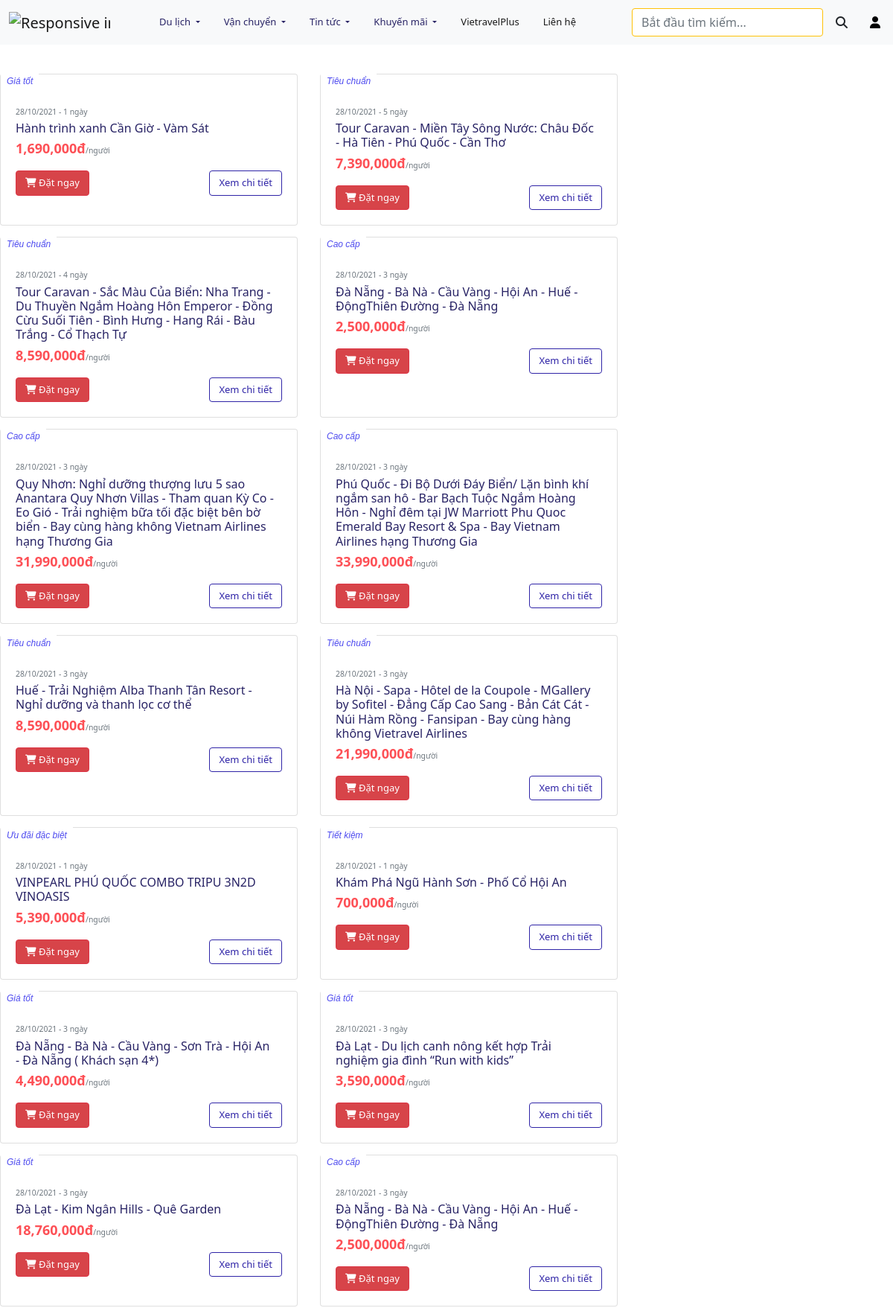
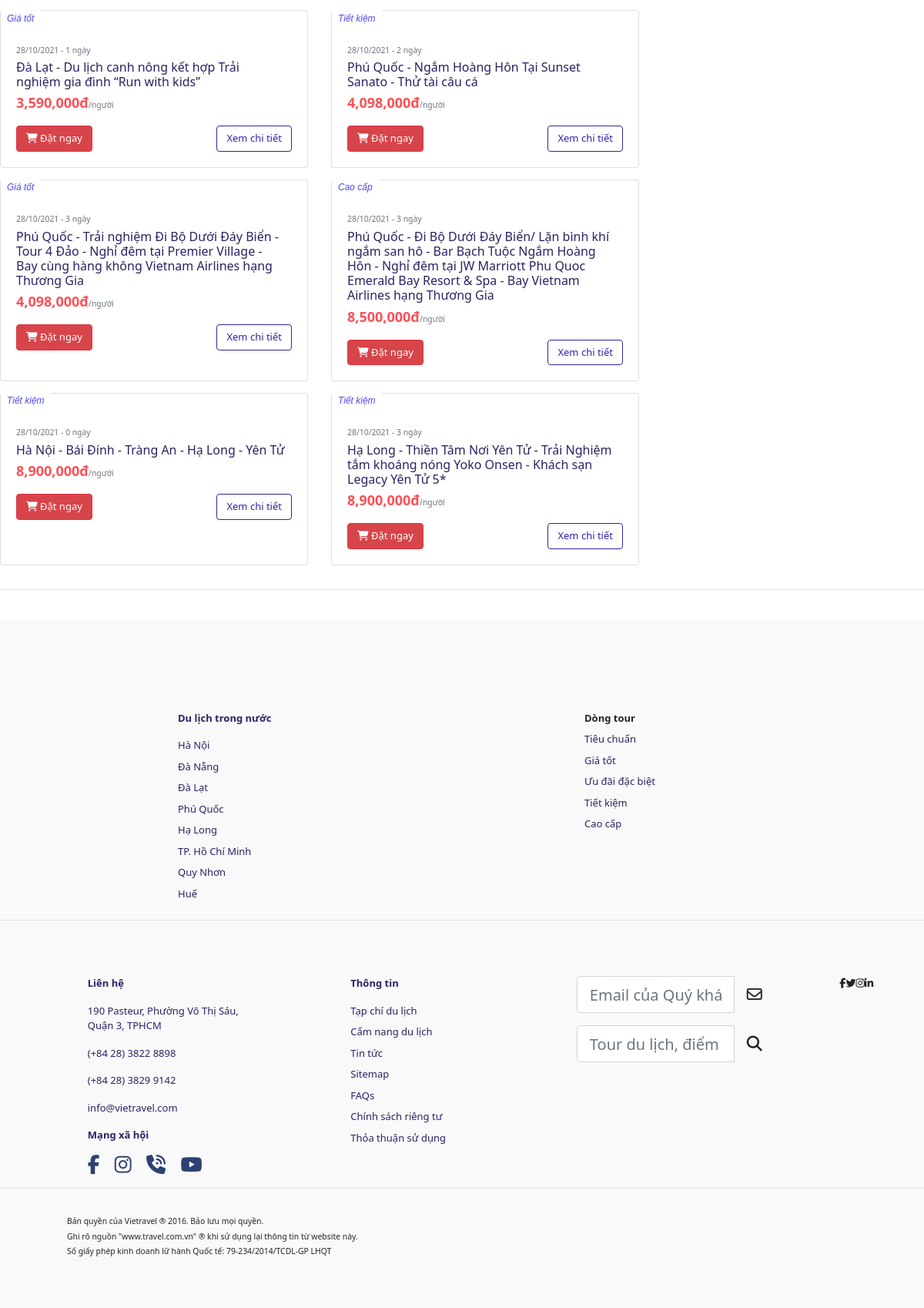
Screenshot of /listtour.php with the database file from the repository (2 pictures, top to bottom).
### tables this page shows
CREATE TABLE `tours` (
  `tour_id` int(11) NOT NULL,
  `tour_name` varchar(255) NOT NULL,
  `description` varchar(5000) DEFAULT NULL,
  `places` varchar(500) NOT NULL,
  `day_count` int(11) NOT NULL,
  `res_id` int(11) DEFAULT NULL,
  `hotel_id` int(11) DEFAULT NULL,
  `price_per_person` int(11) NOT NULL,
  `image_1` varchar(255) NOT NULL,
  `image_2` varchar(255) NOT NULL,
  `image_3` varchar(255) NOT NULL,
  `image_4` varchar(255) NOT NULL,
  `city_id` int(11) NOT NULL,
  `tour_guide_id` int(11) DEFAULT NULL,
  `tour_type_id` int(10) NOT NULL,
  `tour_rank_id` int(10) NOT NULL,
  `travel_schedule` text DEFAULT NULL,
  `max` int(11) NOT NULL DEFAULT 6
);

CREATE TABLE `ranks` (
  `rank_id` int(10) NOT NULL,
  `rank_name` varchar(55) NOT NULL,
  `description` varchar(255) NOT NULL
);

CREATE TABLE `cities` (
  `city_id` int(11) NOT NULL,
  `city_name` varchar(50) NOT NULL,
  `description` varchar(1000) DEFAULT NULL,
  `image` varchar(255) NOT NULL
);

### config/database-function.php (called while the page is built, shortened)
<?php
    require_once('database-connection.php');
    function simpleQuery($sql, bool $isGet = true, $params = []){
        global $conn;
        $stmt = $conn -> prepare($sql);
        $stmt -> execute();
        if($isGet){
            $record = $stmt -> get_result() -> fetch_all(MYSQLI_ASSOC);
            return $record;
        }else{
            return $stmt;
        }
    }
?>

### listtour.php (the view, shortened to what this page needs)
<?php
include("./templates/header.php");
if (isset($_GET['tour_type'])) {
    $tour = $_GET['tour_type'];
    $sql = "select count(tours.tour_id) as count,tours.tour_type_id, tours.tour_id, tours.tour_name,
    tours.price_per_person, tours.day_count, cities.city_name, tours.image_1,
    ranks.rank_name from tours, cities, ranks
    where tours.tour_type_id = $tour and  tours.city_id = cities.city_id
    and tours.tour_rank_id = ranks.rank_id group by tours.tour_id ORDER BY count DESC";
} else {
    $sql = "select * from tours, cities, ranks
    where tours.city_id = cities.city_id
    and tours.tour_rank_id = ranks.rank_id";
}
?>
<main>
    <div class="mr-auto ml-auto" style="max-width: 1300px">
        <br>
        <br>
        <div class="card-deck">
            <?php
            $tour = simpleQuery($sql);
            foreach ($tour as $t) {
                $price = $t["price_per_person"];
                $price = number_format($price, 0, "", ",");
                echo '
                <div class="card uu-dai taks">
                <div class="h-card-container">
                    <a href="more_info.php?tour_id=' . $t["tour_id"] . '">
                    <img src="' . $t["image_1"] . '" class="card-img-top h-latest-tour-image" alt="...">
                    </a>
                    <div class="h-card-rank">' . $t["rank_name"] . '</div>
                </div>
                <div class="card-body">
                    <p class="card-text mb-1"><small class="text-muted">28/10/2021 - ' . $t["day_count"] . ' ngày</small></p>
                    <a href="#"><h5 class="card-title pr-2 mb-1" style="color: #282365; font-size: medium;">' . $t["tour_name"] . '</h5></a>
                    <p class="card-text"><b style="font-size: large; color:#FD5056;">' . $price . 'đ</b><small class="text-muted">/người</small></p>
                    <a href="booking.php?tour_id=' . $t["tour_id"] . '" class="btn btn-danger" style="font-size: small; background-color: #D74449;"><i
                        class="fas fa-shopping-cart"></i>&#160;Đặt ngay</a>
                    <a href="more_info.php?tour_id=' . $t["tour_id"] . '" class="btn btn-light" style="font-size: small; background-color: #ffffff; float: right; border: 1px solid #2f24a7; color: #2f24a7;">Xem chi tiết</a>
                </div>
                </div>
            ';
            }
            ?>
        </div>
    </div>
</main>
<?php
include("./templates/footer.php");
?>

### templates/footer.php (shortened to what this page needs)
<hr>
<footer>
    <div class="row mb-0 mt-5 mx-4 row-2 justify-content-xl-around justify-content-sm-between">
      <div class="col-xl-3 col-lg-6 col-md-6 col-sm-6 pt-4 order-1">
        <ul class="list-unstyled">
          <li class="mt-md-0 mt-4 font-weight-bold mb-2 ml-5" style="color: #282365;">Du lịch trong nước</li>
          <ul class="list-unstyled ml-5" style="float: left;">
            <?php
              $sql = "select * from cities limit 8";
              $cities = simpleQuery($sql);
              foreach($cities as $city){
                echo '
                  <li class="mt-2 mb-2"><a href="danhsach.php?city='.$city["city_id"].'" style="color: #282365;">'.$city["city_name"].'</a></li>
                ';
              }
            ?>
          </ul>
        </ul>
      </div>
      <div class="col-xl-3 col-lg-4 col-md-4 col-sm-6 pt-4 order-2">
        <ul class="list-unstyled">
          <li class="mt-md-0 mt-4 font-weight-bold">Dòng tour</li>
          <?php
            $sql = "select * from ranks limit 8";
            $rows = simpleQuery($sql);
            foreach($rows as $row){
              echo '<li class="mt-2 mb-2"><a href="danhsach.php?rank='.$row["rank_id"].'" style="color: #282365;">'.$row["rank_name"].'</a></li>';
            }
          ?>
        </ul>
      </div>
    </div>
    <hr class="line">
    <div class="row mb-0 mt-5 mx-4 row-2 justify-content-xl-around justify-content-sm-between">
      <div class="col-xl-3 col-lg-6 col-md-6 col-sm-6 pt-4 order-1">
        <ul class="list-unstyled">
          <li class="mt-md-0 mt-4 font-weight-bold mb-2 ml-5" style="color: #282365;">Liên hệ</li>
          <ul class="list-unstyled ml-5" style="float: left;">
            <li class="mt-2 mb-2">
              <p style="color: #282365;">190 Pasteur, Phường Võ Thị Sáu, Quận 3, TPHCM</p>
            </li>
            <li class="mt-2 mb-2">
              <p style="color: #282365;">(+84 28) 3822 8898</p>
            </li>
            <li class="mt-2 mb-2">
              <p style="color: #282365;">(+84 28) 3829 9142</p>
            </li>
            <li class="mt-2 mb-2">
              <p style="color: #282365;">info@vietravel.com</p>
            </li>
            <li class="mt-md-0 mt-4 font-weight-bold mb-2">
              <p style="color: #282365;">Mạng xã hội</p>
            </li>
            <li>
              <a href="#" class="pr-3"><i style="font-size: 25px;" class="fab fa-facebook-f"></i></a>
              <a href="#" class="pr-3"><i style="font-size: 25px;" class="fab fa-instagram"></i></a>
              <a href="#" class="pr-3"><i style="font-size: 25px;" class="fas fa-phone-volume"></i></a>
              <a href="#" class="pr-3"><i style="font-size: 25px;" class="fab fa-youtube"></i></a>
            </li>
          </ul>
        </ul>
      </div>
      <div class="col-xl-3 col-lg-6 col-md-6 col-sm-6 pt-4 order-1">
        <ul class="list-unstyled">
          <li class="mt-md-0 mt-4 font-weight-bold mb-2 ml-5" style="color: #282365;">Thông tin</li>
          <ul class="list-unstyled ml-5" style="float: left;">
            <li class="mt-2 mb-2"><a href="#" style="color: #282365;">Tạp chí du lịch</a></li>
            <li class="mt-2 mb-2"><a href="#" style="color: #282365;">Cẩm nang du lịch</a></li>
            <li class="mt-2 mb-2"><a href="#" style="color: #282365;">Tin tức</a></li>
            <li class="mt-2 mb-2"><a href="#" style="color: #282365;">Sitemap</a></li>
            <li class="mt-2 mb-2"><a href="#" style="color: #282365;">FAQs</a></li>
            <li class="mt-2 mb-2"><a href="#" style="color: #282365;">Chính sách riêng tư</a></li>
            <li class="mt-2 mb-2"><a href="#" style="color: #282365;">Thỏa thuận sử dụng</a></li>
          </ul>
        </ul>
      </div>
      <div class="col-xl-3 col-lg-4 col-md-4 col-sm-6 pt-4 order-2">
        <div class="input-group-lg input-group mb-3 mt-md-0 mt-4"><input type="text" class="form-control"
            placeholder="Email của Quý khách" aria-label="Recipient's username" aria-describedby="button-addon2">
          <div class="input-group-append"><button class="btn btn" type="button" id="button-addon2"> <b><i
                  class="far fa-envelope"></i></b></button></div>
        </div>
        <div class="input-group-lg input-group mb-3 mt-md-0 mt-4"><input type="text" class="form-control"
            placeholder="Tour du lịch, điểm đến..." aria-label="Recipient's username" aria-describedby="button-addon2">
          <div class="input-group-append"><button class="btn btn" type="button" id="button-addon2"> <b><i
                  class="fas fa-search"></i></b></button></div>
        </div>
      </div>
      <div class="col-xl-auto text-left col-lg-4 col-md-4 col-sm-6 col-12 pt-4 my-sm-0 order-6 my-auto">
        <ul class="list-unstyled">
          <li><a class="fa fa-facebook"></a><a class="fa fa-twitter"></a><a class="fa fa-instagram"></a><a
              class="fa fa-linkedin"></a></li>
        </ul>
      </div>
    </div>
    <hr class="line">
    <div class="row justify-content-lg-around mx-xl-5 mx-lg-4 mx-3 py-3">
      <div class="col order-1 align-self-center ml-4">
        <small>Bản quyền của Vietravel ® 2016. Bảo lưu mọi quyền. <br>
          Ghi rõ nguồn "www.travel.com.vn" ® khi sử dụng lại thông tin từ website này. <br>
          Số giấy phép kinh doanh lữ hành Quốc tế: 79-234/2014/TCDL-GP LHQT</small>
      </div>
      <div class="col-auto my-sm-0 order-6 my-auto pt-sm-0 pt-3">
        <ul class="list-inline third-row first">
        </ul>
      </div>
    </div>
    <div class="row text-center py-3">
      <div class="col">
      </div>
    </div>
  </footer>
</body>
</html>

### content/index.css (style rules this page uses)
body { padding: 0; margin: 0; box-sizing: border-box; }
.h-card-container { position: relative; }
.h-card-rank { font-family: mulish,sans-serif; color: #4d4aef; padding: 2px 8px 2px 8px; font-size: 12px; font-style: italic; bottom: 0px; background: white; position: absolute; }

### css/style.css (style rules this page uses)
:root { --bs-blue: #0d6efd; --bs-indigo: #6610f2; --bs-purple: #6f42c1; --bs-pink: #d63384; --bs-red: #dc3545; --bs-orange: #fd7e14; --bs-yellow: #ffc107; --bs-green: #198754; --bs-teal: #20c997; --bs-cyan: #0dcaf0; --bs-white: #fff; --bs-gray: #6c757d; --bs-gray-dark: #343a40; --bs-primary: #fd5056; --bs-secondary: #2d4271; --bs-success: #198754; --bs-info: #0dcaf0; --bs-warning: #ffc107; --bs-danger: #dc3545; --bs-light: #f8f9fa; --bs-dark: #212529; --bs-font-sans-serif: system-ui, -apple-system, "Segoe UI", Roboto, "Helvetica Neue", Arial, "Noto Sans", "Liberation Sans", sans-serif, "Apple Color Emoji", "Segoe UI Emoji", "Segoe UI Symbol", "Noto Color Emoji"; --bs-font-monospace: SFMono-Regular, Menlo, Monaco, Consolas, "Liberation Mono", "Courier New", monospace; --bs-gradient: linear-gradient( 180deg, rgba(255, 255, 255, 0.15), rgba(255, 255, 255, 0) ); --ui-icon-size-xs: 26px; --ui-icon-size-sm: 31px; --ui-icon-size-md: 39px; --ui-icon-size-lg: 47px; }
body { margin: 0; font-family: var(--bs-font-sans-serif); font-size: 13px; font-weight: 400; line-height: 1.5; color: #212529; background-color: #fff; -webkit-text-size-adjust: 100%; -webkit-tap-highlight-color: transparent; }
footer { margin-top: 40px; background: #f9f9f9; padding-top: 45px; }
.taks { min-width: 400px; max-width: 400px; margin-bottom: 15px !important; }

### rows the page displays
tours: tour_rank.rank_name "Giá tốt", day_count "1", tour_name "Hành trình xanh Cần Giờ - Vàm Sát", price_per_person "1,690,000"
tours: tour_rank.rank_name "Tiêu chuẩn", day_count "5", tour_name "Tour Caravan - Miền Tây Sông Nước: Châu Đốc - Hà Tiên - Phú Quốc - Cần Thơ", price_per_person "7,390,000"
tours: tour_rank.rank_name "Tiêu chuẩn", day_count "4", tour_name "Tour Caravan - Sắc Màu Của Biển: Nha Trang - Du Thuyền Ngắm Hoàng Hôn Emperor - Đồng Cừu Suối Tiên - Bình Hưng - Hang Rái - Bàu Trắng - Cổ Thạch Tự", price_per_person "8,590,000"
tours: tour_rank.rank_name "Cao cấp", day_count "3", tour_name "Đà Nẵng - Bà Nà - Cầu Vàng - Hội An - Huế - ĐộngThiên Đường - Đà Nẵng", price_per_person "2,500,000"
tours: tour_rank.rank_name "Cao cấp", day_count "3", tour_name "Quy Nhơn: Nghỉ dưỡng thượng lưu 5 sao Anantara Quy Nhơn Villas - Tham quan Kỳ Co - Eo Gió - Trải nghiệm bữa tối đặc biệt bên bờ biển - Bay cùng hàng không Vietnam Airlines hạng Thương Gia", price_per_person "31,990,000"
tours: tour_rank.rank_name "Cao cấp", day_count "3", tour_name "Phú Quốc - Đi Bộ Dưới Đáy Biển/ Lặn bình khí ngắm san hô - Bar Bạch Tuộc Ngắm Hoàng Hôn - Nghỉ đêm tại JW Marriott Phu Quoc Emerald Bay Resort & Spa - Bay Vietnam Airlines hạng Thương Gia", price_per_person "33,990,000"
tours: tour_rank.rank_name "Tiêu chuẩn", day_count "3", tour_name "Huế - Trải Nghiệm Alba Thanh Tân Resort - Nghỉ dưỡng và thanh lọc cơ thể", price_per_person "8,590,000"
tours: tour_rank.rank_name "Tiêu chuẩn", day_count "3", tour_name "Hà Nội - Sapa - Hôtel de la Coupole - MGallery by Sofitel - Đẳng Cấp Cao Sang - Bản Cát Cát - Núi Hàm Rồng - Fansipan - Bay cùng hàng không Vietravel Airlines", price_per_person "21,990,000"
tours: tour_rank.rank_name "Ưu đãi đặc biệt", day_count "1", tour_name "VINPEARL PHÚ QUỐC COMBO TRIPU 3N2D VINOASIS", price_per_person "5,390,000"
tours: tour_rank.rank_name "Tiết kiệm", day_count "1", tour_name "Khám Phá Ngũ Hành Sơn - Phố Cổ Hội An", price_per_person "700,000"
tours: tour_rank.rank_name "Giá tốt", day_count "3", tour_name "Đà Nẵng - Bà Nà - Cầu Vàng - Sơn Trà - Hội An - Đà Nẵng ( Khách sạn 4*)", price_per_person "4,490,000"
tours: tour_rank.rank_name "Giá tốt", day_count "3", tour_name "Đà Lạt - Du lịch canh nông kết hợp Trải nghiệm gia đình “Run with kids”", price_per_person "3,590,000"
tours: tour_rank.rank_name "Giá tốt", day_count "3", tour_name "Đà Lạt - Kim Ngân Hills - Quê Garden", price_per_person "18,760,000"
tours: tour_rank.rank_name "Cao cấp", day_count "3", tour_name "Đà Nẵng - Bà Nà - Cầu Vàng - Hội An - Huế - ĐộngThiên Đường - Đà Nẵng", price_per_person "2,500,000"
tours: tour_rank.rank_name "Giá tốt", day_count "1", tour_name "Đà Lạt - Du lịch canh nông kết hợp Trải nghiệm gia đình “Run with kids”", price_per_person "3,590,000"
tours: tour_rank.rank_name "Tiết kiệm", day_count "2", tour_name "Phú Quốc - Ngắm Hoàng Hôn Tại Sunset Sanato - Thử tài câu cá", price_per_person "4,098,000"
tours: tour_rank.rank_name "Giá tốt", day_count "3", tour_name "Phú Quốc - Trải nghiệm Đi Bộ Dưới Đáy Biển - Tour 4 Đảo - Nghỉ đêm tại Premier Village - Bay cùng hàng không Vietnam Airlines hạng Thương Gia", price_per_person "4,098,000"
tours: tour_rank.rank_name "Cao cấp", day_count "3", tour_name "Phú Quốc - Đi Bộ Dưới Đáy Biển/ Lặn bình khí ngắm san hô - Bar Bạch Tuộc Ngắm Hoàng Hôn - Nghỉ đêm tại JW Marriott Phu Quoc Emerald Bay Resort & Spa - Bay Vietnam Airlines hạng Thương Gia", price_per_person "8,500,000"
tours: tour_rank.rank_name "Tiết kiệm", day_count "0", tour_name "Hà Nội - Bái Đính - Tràng An - Hạ Long - Yên Tử", price_per_person "8,900,000"
tours: tour_rank.rank_name "Tiết kiệm", day_count "3", tour_name "Hạ Long - Thiền Tâm Nơi Yên Tử - Trải Nghiệm tắm khoáng nóng Yoko Onsen - Khách sạn Legacy Yên Tử 5*", price_per_person "8,900,000"
cities: city_name "Hà Nội"
cities: city_name "Đà Nẵng"
cities: city_name "Đà Lạt"
cities: city_name "Phú Quốc"
cities: city_name "Hạ Long"
cities: city_name "TP. Hồ Chí Minh"
cities: city_name "Quy Nhơn"
cities: city_name "Huế"
ranks: rank_name "Tiêu chuẩn"
ranks: rank_name "Giá tốt"
ranks: rank_name "Ưu đãi đặc biệt"
ranks: rank_name "Tiết kiệm"
ranks: rank_name "Cao cấp"
